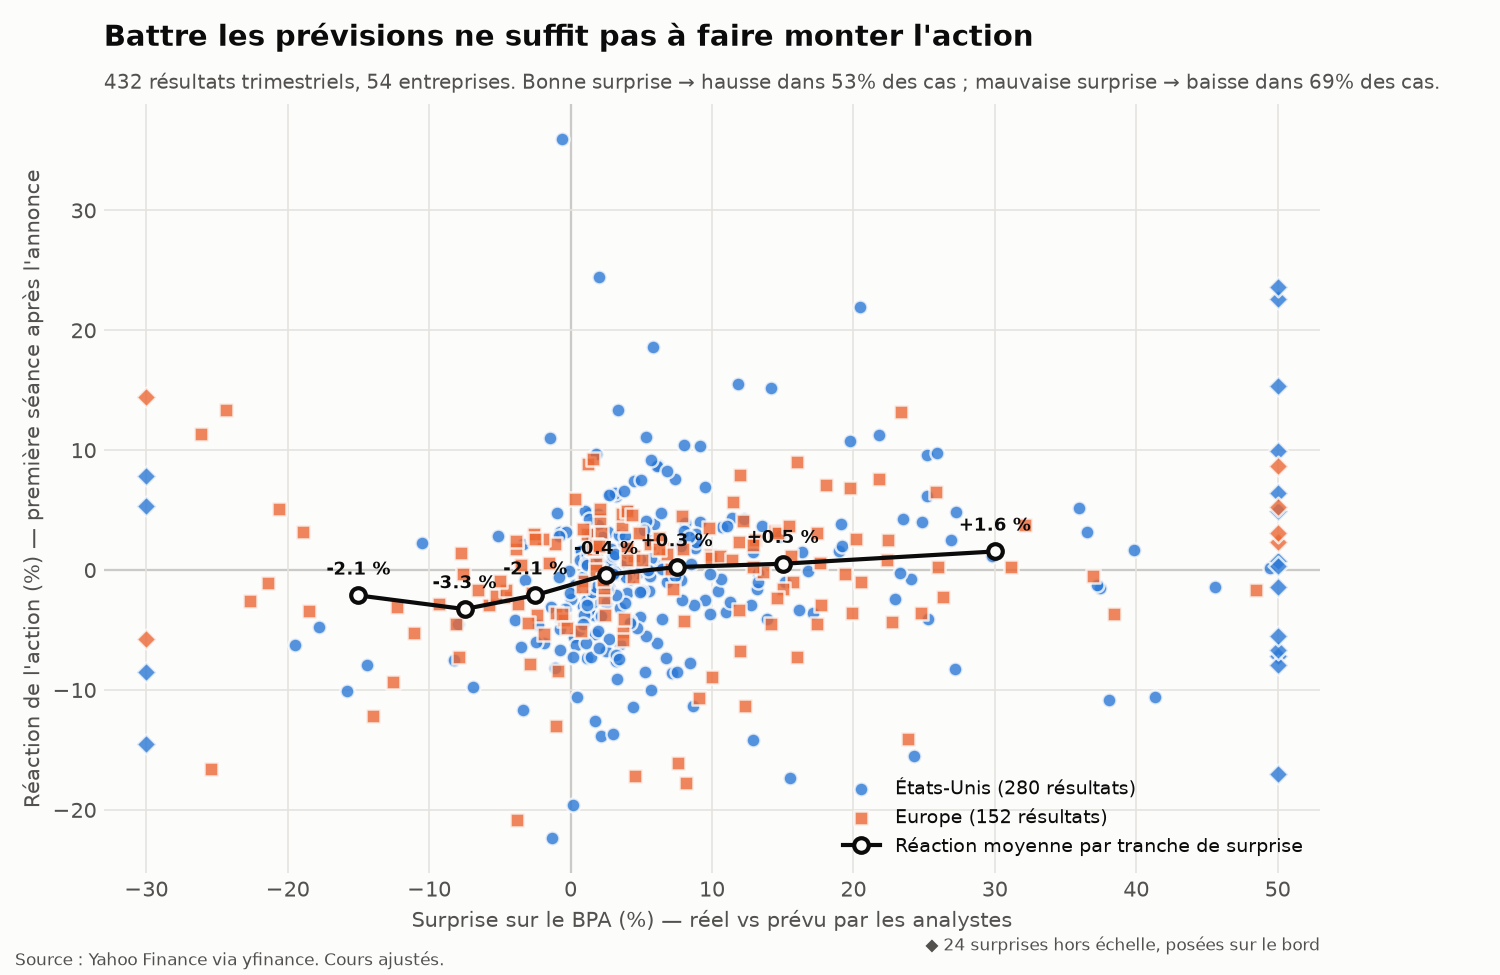

Write the Python code that produced this figure.
"""Earnings Surprise — étape 3 : nuage de points.

Surprise de BPA (%) en abscisse, réaction de l'action (%) en ordonnée.
Lit data/reactions.csv (créé par multi.py, relancé si absent) et
enregistre scatter.png.
"""

from pathlib import Path

import matplotlib.pyplot as plt
import numpy as np
import pandas as pd

import multi

OUT_PATH = Path(__file__).parent / "scatter.png"
X_MAX = 50  # au-delà, la surprise est écrasée par un BPA prévu proche de 0
X_MIN = -30

SURFACE = "#fcfcfb"
TEXT = "#0b0b0b"
TEXT_MUTED = "#52514e"
GRID = "#e4e3df"
GROUPS = {  # couleur + forme, pour ne pas dépendre de la couleur seule
    "États-Unis": {"color": "#2a78d6", "marker": "o"},
    "Europe": {"color": "#eb6834", "marker": "s"},
}


def load() -> pd.DataFrame:
    if multi.CSV_PATH.exists():
        return pd.read_csv(multi.CSV_PATH)
    data = multi.collect()
    multi.CSV_PATH.parent.mkdir(exist_ok=True)
    data.to_csv(multi.CSV_PATH, index=False)
    return data


def plot(data: pd.DataFrame, path: Path = OUT_PATH):
    data = data.copy()
    data["Zone"] = data["Ticker"].map(lambda t: "Europe" if "." in t else "États-Unis")

    fig, ax = plt.subplots(figsize=(10, 6.5), facecolor=SURFACE)
    ax.set_facecolor(SURFACE)

    # Quadrants : la surprise et la réaction vont-elles dans le même sens ?
    ax.axhline(0, color=TEXT_MUTED, lw=1, zorder=1)
    ax.axvline(0, color=TEXT_MUTED, lw=1, zorder=1)
    ax.grid(color=GRID, lw=0.8, zorder=0)

    # Surprises hors échelle (BPA prévu proche de 0) : posées sur le bord du graphique
    x = data["Surprise (%)"].clip(X_MIN, X_MAX)
    outside = (data["Surprise (%)"] < X_MIN) | (data["Surprise (%)"] > X_MAX)

    for zone, style in GROUPS.items():
        g = data["Zone"] == zone
        ax.scatter(x[g & ~outside], data.loc[g & ~outside, "Réaction (%)"], s=45,
                   color=style["color"], marker=style["marker"],
                   edgecolor=SURFACE, linewidth=1.2, alpha=0.8, zorder=3,
                   label=f"{zone} ({g.sum()} résultats)")
        ax.scatter(x[g & outside], data.loc[g & outside, "Réaction (%)"], s=45,
                   color=style["color"], marker="D", edgecolor=SURFACE,
                   linewidth=1.2, alpha=0.8, zorder=3)

    # Réaction moyenne par tranche de surprise
    bins = [-np.inf, -10, -5, 0, 5, 10, 20, np.inf]
    centers = [-15, -7.5, -2.5, 2.5, 7.5, 15, 30]
    means = data.groupby(pd.cut(data["Surprise (%)"], bins), observed=False)["Réaction (%)"].mean()
    ax.plot(centers, means.values, color=TEXT, lw=2, marker="o", ms=7,
            markerfacecolor=SURFACE, markeredgewidth=2, zorder=4,
            label="Réaction moyenne par tranche de surprise")
    for cx, m in zip(centers, means.values):
        ax.annotate(f"{m:+.1f} %", (cx, m), xytext=(0, 10), textcoords="offset points",
                    ha="center", fontsize=8.5, color=TEXT, fontweight="bold", zorder=5)

    if outside.any():
        ax.text(1, -0.1, f"◆ {outside.sum()} surprises hors échelle, posées sur le bord",
                transform=ax.transAxes, ha="right", fontsize=8, color=TEXT_MUTED)

    beats = data[data["Surprise (%)"] > 0]
    misses = data[data["Surprise (%)"] < 0]
    ax.set_title("Battre les prévisions ne suffit pas à faire monter l'action",
                 loc="left", fontsize=14, color=TEXT, pad=28, fontweight="bold")
    ax.text(0, 1.02,
            f"{len(data)} résultats trimestriels, {data['Ticker'].nunique()} entreprises. "
            f"Bonne surprise → hausse dans {(beats['Réaction (%)'] > 0).mean():.0%} des cas ; "
            f"mauvaise surprise → baisse dans {(misses['Réaction (%)'] < 0).mean():.0%} des cas.",
            transform=ax.transAxes, fontsize=9.5, color=TEXT_MUTED)

    ax.set_xlim(X_MIN - 3, X_MAX + 3)
    ax.set_xlabel("Surprise sur le BPA (%) — réel vs prévu par les analystes", color=TEXT_MUTED)
    ax.set_ylabel("Réaction de l'action (%) — première séance après l'annonce", color=TEXT_MUTED)
    ax.tick_params(colors=TEXT_MUTED, length=0)
    for side in ax.spines.values():
        side.set_visible(False)
    ax.legend(loc="lower right", frameon=False, labelcolor=TEXT, fontsize=9)

    fig.text(0.01, 0.01, "Source : Yahoo Finance via yfinance. Cours ajustés.",
             fontsize=8, color=TEXT_MUTED)
    fig.tight_layout()
    fig.savefig(path, dpi=150, facecolor=SURFACE)
    print(f"Graphique enregistré dans {path}")


if __name__ == "__main__":
    plot(load())
